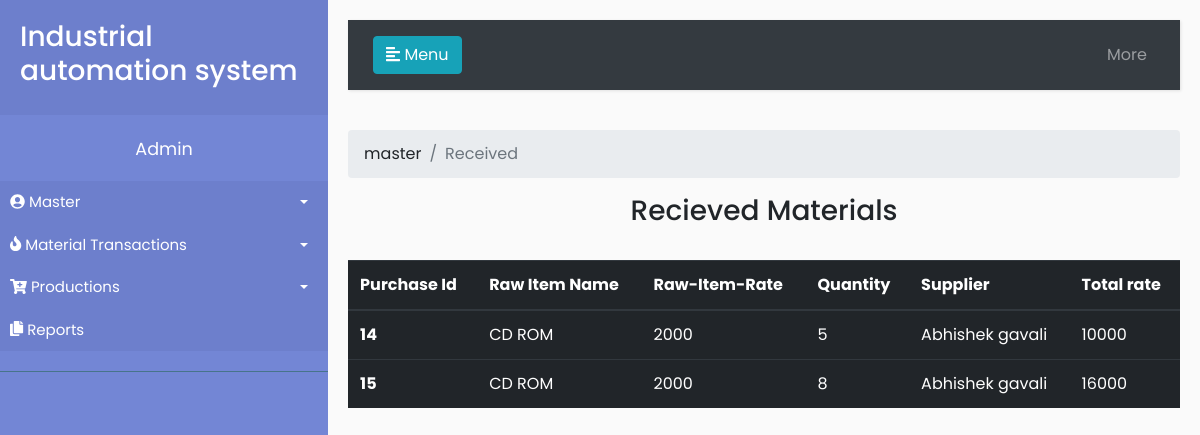
The app's page /material-transaction/material_received_list/ with its own data.
### material_transaction/models.py (models this page shows, shortened)
class Purchase(models.Model):
	rawitem=models.ForeignKey(Rawitem, on_delete=models.CASCADE)
	quantity=models.PositiveIntegerField(blank=True)
	date=models.DateTimeField(default=timezone.now)
	supplier=models.ForeignKey(Supplier, on_delete=models.CASCADE)
	total=models.PositiveIntegerField(editable=False)
	receives=models.BooleanField(default=False)
	counts=models.PositiveIntegerField(null=True, blank=True)
	sgst=models.FloatField(null=True, blank=True, editable=False)
	grand_total=models.PositiveIntegerField(editable=False)

class Rawitem(models.Model):
	itemcode = models.CharField(max_length=50)
	item_name = models.CharField(max_length=10)
	rate = models.PositiveIntegerField(blank=True)
	description = models.TextField()
	created_date = models.DateTimeField(default=timezone.now)
	def __str__(self):
		return self.item_name

### master/models.py (models this page shows)
class Supplier(models.Model):
	name = models.CharField(max_length=50)
	contact = models.PositiveIntegerField(max_length=10)
	email_id = models.EmailField(max_length=254, blank=True)
	address = models.TextField()
	created_date = models.DateTimeField(default=timezone.now)
	def __str__(self):
		return self.name

### material_transaction/views.py (the view)
# urls.py: path('material_received_list/',views.material_received_list,name='material_received_list'),
def material_received_list(request):
	materials = Purchase.objects.filter(receives = True).order_by('date')
	return render(request, 'material/recieved.html',{'materials':materials})

### material_transaction/templates/material/recieved.html
{% extends 'base.html' %}
{% block content %}
 <nav aria-label="breadcrumb">
  <ol class="breadcrumb">
    <li class="breadcrumb-item"><a href="{% url 'master' %}">master</a></li>
    <li class="breadcrumb-item active" aria-current="page">Received</li>
  </ol>
</nav>
<center><h3>Recieved Materials</h3></center></br>
<table class="table table-dark">
  <thead>
    <tr>
      <th scope="col">Purchase Id</th>
      <th scope="col">Raw Item Name</th>
      <th scope="col">Raw-Item-Rate</th>
      <th scope="col">Quantity</th>
      <th scope="col">Supplier</th>
       <th scope="col"> Total rate </th>
    </tr>
  </thead>
  <tbody>
{% for detail in materials %}
    <tr>
      <th scope="row"> {{ detail.id }}</th>
      <td>{{ detail.rawitem }}</td>
      <td>{{ detail.rawitem.rate }}</td>
      <td>{{ detail.quantity }}</td>
      <td>{{ detail.supplier }}</td>
      <td>{{ detail.total }}</td>
    </tr>
    {% endfor %}
  </tbody>
</table>
{% endblock %}

### master/static/css/style.css (style rules this page uses)
body { font-family: 'Poppins', sans-serif; background: #fafafa; }
a, a:hover, a:focus { color: inherit; text-decoration: none; transition: all 0.3s; }

### records on screen
Purchase: id "14", rawitem "CD ROM", rawitem.rate "2000", quantity "5", supplier "Abhishek gavali", total "10000"
Purchase: id "15", rawitem "CD ROM", rawitem.rate "2000", quantity "8", supplier "Abhishek gavali", total "16000"
